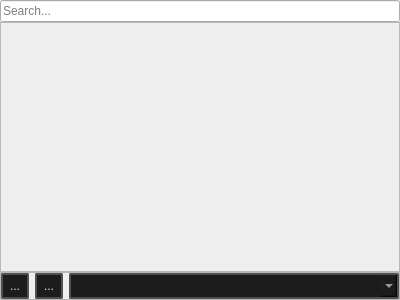
<?xml version="1.0" encoding="UTF-8"?>
<ui version="4.0">
 <class>Form</class>
 <widget class="QWidget" name="Form">
  <property name="geometry">
   <rect>
    <x>0</x>
    <y>0</y>
    <width>400</width>
    <height>300</height>
   </rect>
  </property>
  <property name="windowTitle">
   <string>Form</string>
  </property>
  <layout class="QVBoxLayout" name="verticalLayout">
   <property name="spacing">
    <number>0</number>
   </property>
   <property name="leftMargin">
    <number>0</number>
   </property>
   <property name="topMargin">
    <number>0</number>
   </property>
   <property name="rightMargin">
    <number>0</number>
   </property>
   <property name="bottomMargin">
    <number>0</number>
   </property>
   <item>
    <widget class="QLineEdit" name="variables_scroll_area_searchbar">
     <property name="placeholderText">
      <string>Search...</string>
     </property>
    </widget>
   </item>
   <item>
    <widget class="QScrollArea" name="variables_QscrollArea">
     <property name="widgetResizable">
      <bool>true</bool>
     </property>
     <widget class="QWidget" name="variables_scrollArea_widget">
      <property name="geometry">
       <rect>
        <x>0</x>
        <y>0</y>
        <width>398</width>
        <height>248</height>
       </rect>
      </property>
      <property name="styleSheet">
       <string notr="true"/>
      </property>
      <layout class="QVBoxLayout" name="verticalLayout_2">
       <property name="leftMargin">
        <number>0</number>
       </property>
       <property name="topMargin">
        <number>0</number>
       </property>
       <property name="rightMargin">
        <number>0</number>
       </property>
       <property name="bottomMargin">
        <number>0</number>
       </property>
       <item>
        <layout class="QVBoxLayout" name="variables_scrollArea">
         <property name="spacing">
          <number>0</number>
         </property>
         <item>
          <spacer name="verticalSpacer_2">
           <property name="orientation">
            <enum>Qt::Orientation::Vertical</enum>
           </property>
           <property name="sizeHint" stdset="0">
            <size>
             <width>20</width>
             <height>40</height>
            </size>
           </property>
          </spacer>
         </item>
        </layout>
       </item>
      </layout>
     </widget>
    </widget>
   </item>
   <item>
    <widget class="QFrame" name="frame">
     <property name="minimumSize">
      <size>
       <width>0</width>
       <height>0</height>
      </size>
     </property>
     <property name="maximumSize">
      <size>
       <width>16777215</width>
       <height>28</height>
      </size>
     </property>
     <property name="frameShape">
      <enum>QFrame::Shape::StyledPanel</enum>
     </property>
     <property name="frameShadow">
      <enum>QFrame::Shadow::Raised</enum>
     </property>
     <layout class="QHBoxLayout" name="horizontalLayout">
      <property name="leftMargin">
       <number>0</number>
      </property>
      <property name="topMargin">
       <number>0</number>
      </property>
      <property name="rightMargin">
       <number>0</number>
      </property>
      <property name="bottomMargin">
       <number>0</number>
      </property>
      <item>
       <widget class="QToolButton" name="paste_variable_button">
        <property name="maximumSize">
         <size>
          <width>28</width>
          <height>28</height>
         </size>
        </property>
        <property name="toolTip">
         <string>&lt;html&gt;&lt;head/&gt;&lt;body&gt;&lt;p&gt;Paste variable&lt;/p&gt;&lt;/body&gt;&lt;/html&gt;</string>
        </property>
        <property name="styleSheet">
         <string notr="true">
    /* QPushButton default and hover styles */
    QToolButton {

        font: 580 9pt &quot;Segoe UI&quot;;


        border: 2px solid black;
        border-radius: 2px;
        border-color: rgba(80, 80, 80, 255);
        height:22px;
        padding-top: 2px;
        padding-bottom:2px;
        padding-left: 4px;
        padding-right: 4px;
        color: #E3E3E3;
        background-color: #1C1C1C;
    }
    QToolButton:hover {
        background-color: #414956;
        color: white;
    }
    QToolButton:pressed {
        background-color: red;
        background-color: #1C1C1C;
        margin: 1 px;
        margin-left: 2px;
        margin-right: 2px;

    }</string>
        </property>
        <property name="text">
         <string>...</string>
        </property>
        <property name="icon">
         <iconset resource="../../resources.qrc">
          <normaloff>:/icons/content_paste_24dp_9D9D9D_FILL0_wght400_GRAD0_opsz24.svg</normaloff>:/icons/content_paste_24dp_9D9D9D_FILL0_wght400_GRAD0_opsz24.svg</iconset>
        </property>
        <property name="iconSize">
         <size>
          <width>20</width>
          <height>20</height>
         </size>
        </property>
       </widget>
      </item>
      <item>
       <widget class="QToolButton" name="add_new_variable_button">
        <property name="maximumSize">
         <size>
          <width>28</width>
          <height>28</height>
         </size>
        </property>
        <property name="toolTip">
         <string>&lt;html&gt;&lt;head/&gt;&lt;body&gt;&lt;p&gt;Create variable&lt;/p&gt;&lt;/body&gt;&lt;/html&gt;</string>
        </property>
        <property name="styleSheet">
         <string notr="true">
    /* QPushButton default and hover styles */
    QToolButton {

        font: 580 9pt &quot;Segoe UI&quot;;


        border: 2px solid black;
        border-radius: 2px;
        border-color: rgba(80, 80, 80, 255);
        height:22px;
        padding-top: 2px;
        padding-bottom:2px;
        padding-left: 4px;
        padding-right: 4px;
        color: #E3E3E3;
        background-color: #1C1C1C;
    }
    QToolButton:hover {
        background-color: #414956;
        color: white;
    }
    QToolButton:pressed {
        background-color: red;
        background-color: #1C1C1C;
        margin: 1 px;
        margin-left: 2px;
        margin-right: 2px;

    }</string>
        </property>
        <property name="text">
         <string>...</string>
        </property>
        <property name="icon">
         <iconset resource="../../resources.qrc">
          <normaloff>:/icons/add_24dp_9D9D9D_FILL0_wght400_GRAD0_opsz24.svg</normaloff>:/icons/add_24dp_9D9D9D_FILL0_wght400_GRAD0_opsz24.svg</iconset>
        </property>
        <property name="iconSize">
         <size>
          <width>20</width>
          <height>20</height>
         </size>
        </property>
       </widget>
      </item>
      <item>
       <widget class="QComboBox" name="add_new_variable_combobox">
        <property name="styleSheet">
         <string notr="true">QMenu {
background-color: red;
 }

QMenu::item {
    padding: 5px 10px;
    font: 580 8pt &quot;Segoe UI&quot;;
    border: 2px solid black;
    border-radius: 4px;
    border-color: rgba(80, 80, 80, 255);
    color: #E3E3E3;
}
QMenu::item:selected {
    background-color: #414956;
    color: white;
}
QWidget {
    background-color: #151515;
    outline: none;
}

QWidget:item:checked {
    background-color: #151515;
    color: white;
}

QWidget:item:selected {
    background-color: #414956;
    color: white;
    border: 0px;
}



QMenu {
    background-color: #1d1d1f;
    color: #FFFFFF;
    border: 1px solid #555555;
    /* padding-top: 5px; */
    /* padding-bottom: 5px; */
    border: 2px solid black;
    border-radius: 4px;
    border-color: rgba(80, 80, 80, 255);
}

QMenu::item {
    font: 580 8pt &quot;Segoe UI&quot;;
    border-top: 2px solid black;
    border: 0px;
    border-radius: 2px;
    border-color: rgba(80, 80, 80, 255);
    padding-left: 12px;
    padding-right: 12px;
    color: #E3E3E3;
}

QMenu::item:selected {
    background-color: #666666;
    color: #FFFFFF;
}

QMenu::separator {
    height: 1px;
    background: #AAAAAA;
    margin: 5px 0;
}

QMenu::indicator {
    width: 13px;
    height: 13px;
}

QMenu::indicator:checked {
    image: url(:/images/checkmark.png);
}

QMenu::indicator:unchecked {
    image: url(:/images/empty.png);
}


QComboBox {
    font: 580 8pt &quot;Segoe UI&quot;;
    border: 2px solid black;
    border-radius: 2px;
    border-color: rgba(80, 80, 80, 255);
    height: 12px;
    padding-top: 5px;
    padding-bottom: 5px;
    color: #E3E3E3;
    background-color: #1C1C1C;
    padding-left: 5px;
}

QComboBox:hover {
    background-color: #414956;
    color: white;
}

QComboBox:pressed {
    background-color: #2E2F30;
    color: white;
}

QComboBox:item {
    font: 580 8pt &quot;Segoe UI&quot;;
    color: #E3E3E3;
    padding-left: 5px;
    background-color: #1C1C1C;
    border-style: none;
}

QComboBox::drop-down {
    color: #E3E3E3;
    padding: 2px;
    background: url(://icons/arrow_drop_down_16dp.svg) no-repeat center;
    border-bottom: 0px solid black;
    border-top: 0px solid black;
    border-right: 0px;
    border-left: 2px solid;
    margin-left: 5px;
    padding: 5px;
    width: 7px;
    border-color: rgba(80, 80, 80, 255);
    background-color: #1C1C1C;
}


QComboBox QAbstractItemView {
    border: 2px solid gray;
    border-color: rgba(80, 80, 80, 255);
    selection-background-color: #414956;
    background-color: #1C1C1C;
}


QComboBox QAbstractItemView::item {
    height: 16px; /* Set the height of each item */
    padding: 4px; /* Add padding to each item */
    padding-left: 5px;
    padding-right: 5px;
    color: #ff8a8a8a;
    border-style: none;
    border-bottom: 0.5px solid black;
    border-color: rgba(255, 255, 255, 10);
}


QComboBox QAbstractItemView::item:selected {
    height: 16px; /* Set the height of each item */
    padding: 4px; /* Add padding to each item */
    padding-left: 5px;
    padding-right: 5px;
    background-color: #414956;
    color: white;
    border: none; /* Remove border */
    outline: none; /* Remove outline */
}</string>
        </property>
       </widget>
      </item>
     </layout>
    </widget>
   </item>
  </layout>
 </widget>
 <resources>
  <include location="../../resources.qrc"/>
 </resources>
 <connections/>
</ui>
